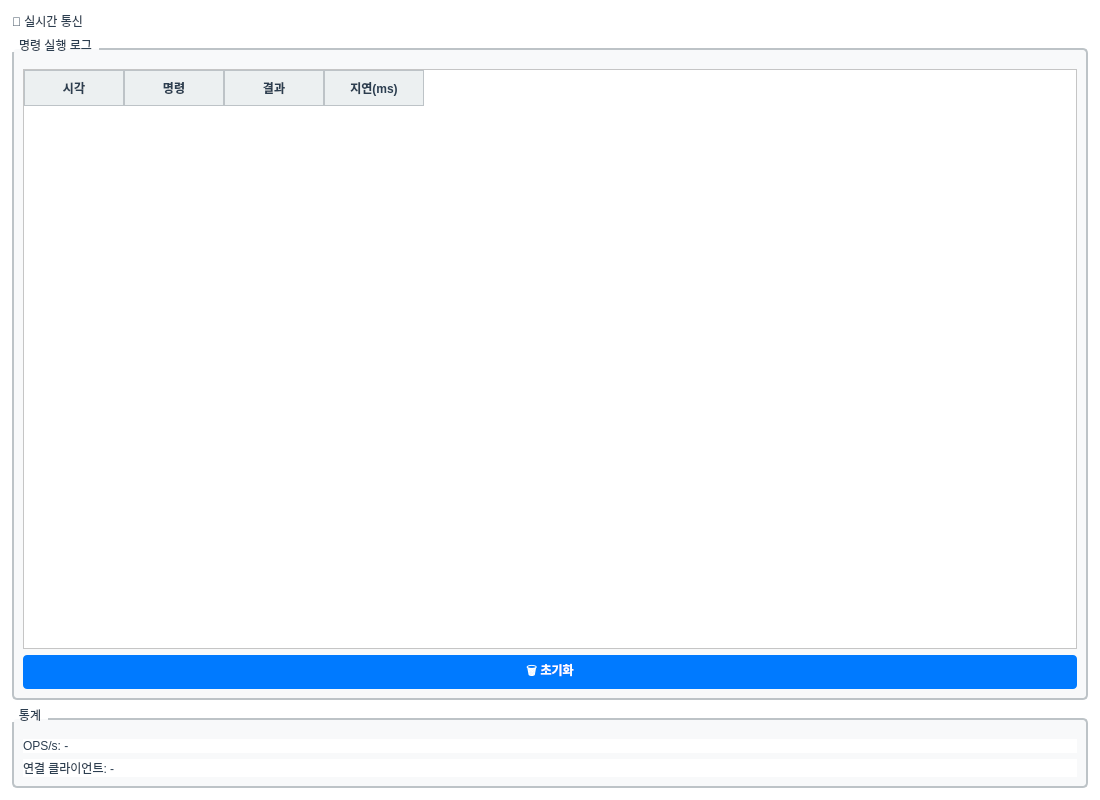
<?xml version="1.0" encoding="UTF-8"?>
<ui version="4.0">
 <class>RealtimeTab</class>
 <widget class="QWidget" name="RealtimeTab">
  <property name="geometry">
   <rect>
    <x>0</x>
    <y>0</y>
    <width>1100</width>
    <height>800</height>
   </rect>
  </property>
  <property name="windowTitle">
   <string>실시간 통신</string>
  </property>
  <property name="styleSheet">
   <string notr="true">QWidget {
    background-color: #FFFFFF;
    color: #2C3E50;
    font-family: &quot;맑은 고딕&quot;, &quot;Segoe UI&quot;;
    font-size: 9pt;
}
QTabBar::tab:selected {
    background-color: #007AFF;
    color: #FFFFFF;
    font-weight: bold;
}
QPushButton {
    background-color: #007AFF;
    color: #FFFFFF;
    border: none;
    border-radius: 4px;
    padding: 6px 12px;
    font-weight: bold;
}
QPushButton:hover {
    background-color: #0055CC;
}
QPushButton:disabled {
    background-color: #BDC3C7;
    color: #7F8C8D;
}
QTableWidget {
    gridline-color: #BDC3C7;
    background-color: #FFFFFF;
    alternate-background-color: #F8F9FA;
    selection-background-color: #007AFF;
    selection-color: #FFFFFF;
}
QHeaderView::section {
    background-color: #ECF0F1;
    color: #2C3E50;
    padding: 6px;
    border: 1px solid #BDC3C7;
    font-weight: bold;
}
QLineEdit, QTextEdit, QPlainTextEdit {
    background-color: #FFFFFF;
    border: 1px solid #BDC3C7;
    border-radius: 3px;
    padding: 4px;
    color: #2C3E50;
}
QGroupBox {
    border: 2px solid #BDC3C7;
    border-radius: 5px;
    margin-top: 10px;
    padding-top: 10px;
    background-color: #F8F9FA;
}
QGroupBox::title {
    subcontrol-origin: margin;
    subcontrol-position: top left;
    padding: 0 5px;
    color: #2C3E50;
    font-weight: bold;
}</string>
  </property>
  <layout class="QVBoxLayout" name="verticalLayout">
   <property name="spacing">
    <number>8</number>
   </property>
   <property name="leftMargin">
    <number>12</number>
   </property>
   <property name="topMargin">
    <number>12</number>
   </property>
   <property name="rightMargin">
    <number>12</number>
   </property>
   <property name="bottomMargin">
    <number>12</number>
   </property>
   <item>
    <widget class="QLabel" name="label_title">
     <property name="text">
      <string>📡 실시간 통신</string>
     </property>
    </widget>
   </item>
   <item>
    <widget class="QGroupBox" name="groupBox_cmdlog">
     <property name="title">
      <string>명령 실행 로그</string>
     </property>
     <layout class="QVBoxLayout" name="vl_cmdlog">
      <item>
       <widget class="QTableWidget" name="table_cmd_log">
        <property name="alternatingRowColors">
         <bool>true</bool>
        </property>
        <property name="selectionBehavior">
         <enum>QAbstractItemView::SelectRows</enum>
        </property>
        <property name="columnCount">
         <number>4</number>
        </property>
        <column>
         <property name="text">
          <string>시각</string>
         </property>
        </column>
        <column>
         <property name="text">
          <string>명령</string>
         </property>
        </column>
        <column>
         <property name="text">
          <string>결과</string>
         </property>
        </column>
        <column>
         <property name="text">
          <string>지연(ms)</string>
         </property>
        </column>
       </widget>
      </item>
      <item>
       <widget class="QPushButton" name="btnClear">
        <property name="text">
         <string>🗑️ 초기화</string>
        </property>
       </widget>
      </item>
     </layout>
    </widget>
   </item>
   <item>
    <widget class="QGroupBox" name="groupBox_stats">
     <property name="title">
      <string>통계</string>
     </property>
     <layout class="QVBoxLayout" name="vl_stats">
      <item>
       <widget class="QLabel" name="label_ops_per_sec">
        <property name="text">
         <string>OPS/s: -</string>
        </property>
       </widget>
      </item>
      <item>
       <widget class="QLabel" name="label_connected_clients">
        <property name="text">
         <string>연결 클라이언트: -</string>
        </property>
       </widget>
      </item>
     </layout>
    </widget>
   </item>
  </layout>
 </widget>
 <resources/>
 <connections/>
</ui>
